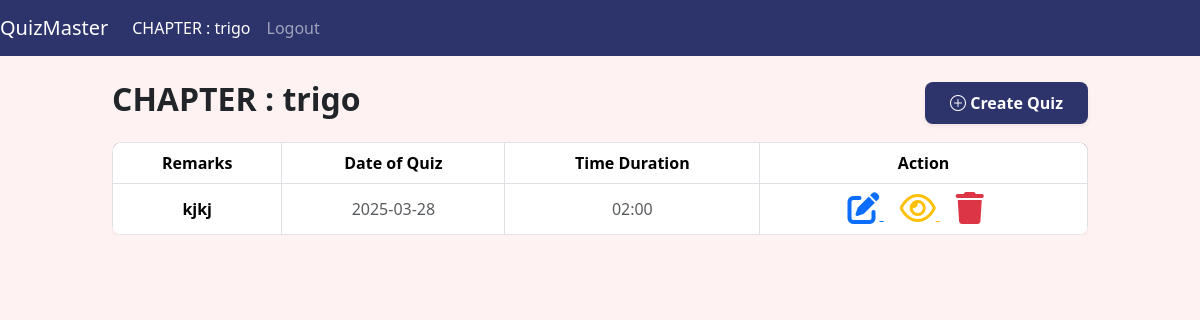
Page /showchapter/2 (signed in) on the earlier database version.
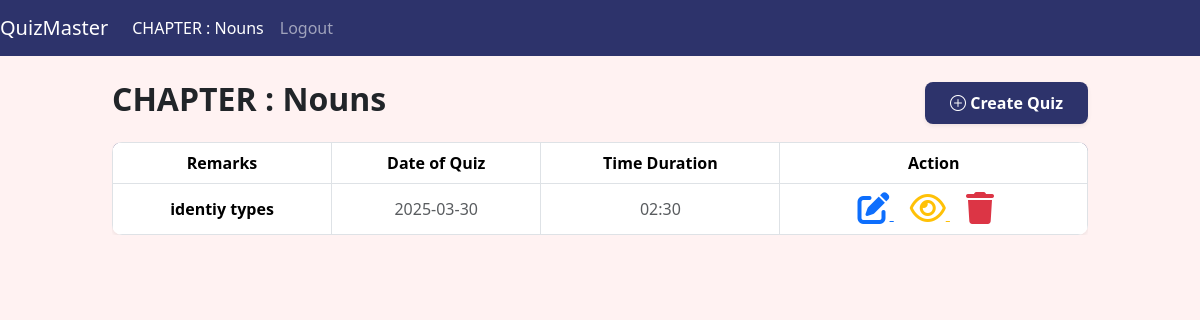
Same page on the later database version.
### app.py (models this page shows, shortened)
class CourseSection(db.Model):
    __tablename__="CourseSection"
    id=db.Column(db.Integer, primary_key=True)
    name=db.Column(db.String(80),nullable=False)
    description=db.Column(db.String(120),nullable=False)
    topic_id=db.Column(db.Integer, db.ForeignKey("CourseTopic.id"))
    course_topic=db.relationship("CourseTopic", back_populates='course_sections')
    quizzes=db.relationship("QuizTest",back_populates='course_section',cascade='all,delete-orphan')

class QuizTest(db.Model):
    __tablename__="QuizTest"
    id=db.Column(db.Integer, primary_key=True)
    date_ofquiz=db.Column(db.Date,nullable=False)
    time_dur=db.Column(db.String(20),nullable=False)
    remarks=db.Column(db.String(120),nullable=False)
    section_id=db.Column(db.Integer, db.ForeignKey("CourseSection.id"),nullable=False)
    course_section=db.relationship("CourseSection", back_populates='quizzes')
    quiz_questions=db.relationship("QuizQuestion",back_populates='quiz_test',cascade='all,delete-orphan')
    user_scores=db.relationship('UserScore',back_populates='quiz_test',cascade='all,delete-orphan')

### app.py (the view)
@app.route("/showchapter/<int:chapid>",methods=["POST", "GET"])
def showchapter(chapid):
    if 'admin' in session:
        section = CourseSection.query.filter_by(id=chapid).first()
        quizzes = QuizTest.query.filter_by(section_id=chapid).all()
        return render_template("showchapter.html",chapter=section,quiz=quizzes)

### templates/showchapter.html (shortened to what this page needs)
{% extends "index.html" %}
{% block content %}
<nav class="navbar navbar-expand-lg navbar-dark" style="background-color: #2D336B;">
    <a class="navbar-brand" href="/admin">QuizMaster</a>
    <div class="collapse navbar-collapse" id="navbarNavAltMarkup">
      <div class="navbar-nav">
        <a class="nav-item nav-link active" href="/showchapter/{{chapter.id}}">CHAPTER : {{chapter.name}}</a>
        <a class="nav-item nav-link" href="/logout">Logout</a>
      </div>
    </div>
  </nav>
  <div class="container-fluid mt-4">
    <div class="row justify-content-center">
        <div class="col-md-10">
            <div class="d-flex justify-content-between align-items-center mb-3">
                <h2 class="fw-bold text-dark">CHAPTER : {{ chapter.name }}</h2>
                <a href="/quizcreate/{{ chapter.id }}"
                   class="btn fw-semibold text-white shadow-sm px-4 py-2"
                   style="background-color: #2D336B; border-radius: 8px; transition: 0.3s;">
                   <i class="bi bi-plus-circle"></i> Create Quiz
                </a>
            </div>
            {% if quiz|length > 0 %}
            <div class="table-responsive">
                <table class="table table-bordered table-hover text-center align-middle shadow-sm" style="border-radius: 10px; overflow: hidden;">
                    <thead class="thead-dark text-white" style="background-color: #2D336B;">
                        <tr>
                            <th>Remarks</th>
                            <th>Date of Quiz</th>
                            <th>Time Duration</th>
                            <th>Action</th>
                        </tr>
                    </thead>
                    <tbody>
                        {% for q in quiz %}
                        <tr>
                            <td class="fw-semibold">{{ q.remarks }}</td>
                            <td class="text-muted">{{ q.date_ofquiz }}</td>
                            <td class="text-muted">{{ q.time_dur }}</td>
                            <td>
                                <a href="/quizedit/{{ q.id }}" class="text-primary me-3">
                                    <i class="fa-solid fa-pen-to-square fa-2x"></i>
                                </a>
                                <a href="/showquiz/{{ q.id }}" class="text-warning me-3">
                                    <i class="fa-regular fa-eye fa-2x"></i>
                                </a>
                                <a href="/delquizpopup/{{ q.id }}" class="text-danger me-3">
                                    <i class="fa-solid fa-trash fa-2x"></i>
                                </a>
                            </td>
                        </tr>
                        {% endfor %}
                    </tbody>
                </table>
            </div>
            {% endif %}
        </div>
    </div>
</div>
{% endblock %}

Differences in the rows shown:
no longer on this page (row edited): QuizTest: remarks "kjkj", date_ofquiz "2025-03-28", time_dur "02:00"
changed CourseSection: name "trigo" → "Nouns"
added QuizTest: remarks "identiy types", date_ofquiz "2025-03-30", time_dur "02:30"
